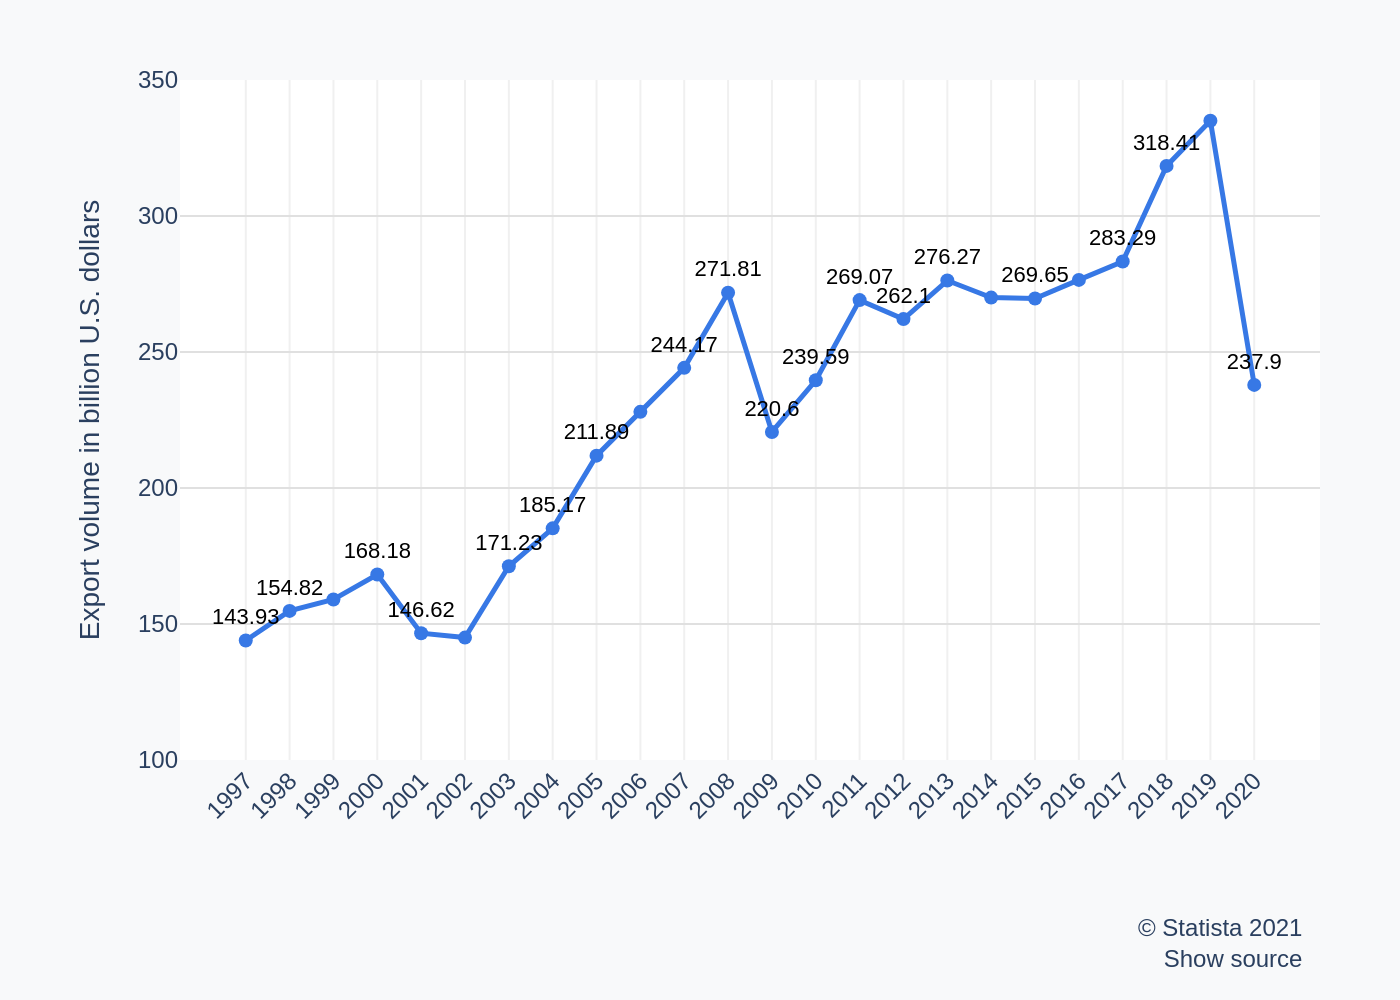

This figure's Python source:
import sys
import json
import os
import plotly.graph_objects as go

if len(sys.argv) != 2:
    print("Usage: python recreate_chart.py <path_to_json_file>")
    sys.exit(1)

json_path = sys.argv[1]

with open(json_path, 'r', encoding='utf-8') as f:
    chart_info = json.load(f)

data = chart_info['chart_data']
texts = chart_info['texts']
colors = chart_info['colors']

x_values = [d['x'] for d in data]
y_values = [d['y'] for d in data]
text_labels = [d['text'] for d in data]

fig = go.Figure()

fig.add_trace(go.Scatter(
    x=x_values,
    y=y_values,
    mode='lines+markers+text',
    line=dict(color=colors[0], width=2.5),
    marker=dict(color=colors[0], size=7),
    text=text_labels,
    textposition='top center',
    textfont=dict(
        family="Arial",
        size=11,
        color='black'
    ),
    hoverinfo='none'
))

fig.update_layout(
    font=dict(family="Arial", size=12),
    plot_bgcolor='white',
    paper_bgcolor='#f8f9fa',
    showlegend=False,
    xaxis=dict(
        title_text=texts.get('x_axis_title'),
        tickvals=x_values,
        ticktext=[str(x) for x in x_values],
        tickangle=-45,
        showgrid=True,
        gridcolor='#f0f0f0',
        zeroline=False
    ),
    yaxis=dict(
        title_text=texts.get('y_axis_title'),
        range=[100, 350],
        dtick=50,
        showgrid=True,
        gridcolor='#e0e0e0',
        zeroline=False
    ),
    margin=dict(l=90, r=40, t=40, b=120),
    annotations=[
        dict(
            xref='paper', yref='paper',
            x=0.99, y=-0.32,
            xanchor='right', yanchor='bottom',
            text=f"{texts.get('source', '')}<br>{texts.get('note', '')}",
            showarrow=False,
            align='right',
            font=dict(size=12)
        )
    ]
)

base_filename = os.path.splitext(os.path.basename(json_path))[0]
output_path = f"{base_filename}.png"
fig.write_image(output_path, scale=2)

print(f"Chart saved to {output_path}")
